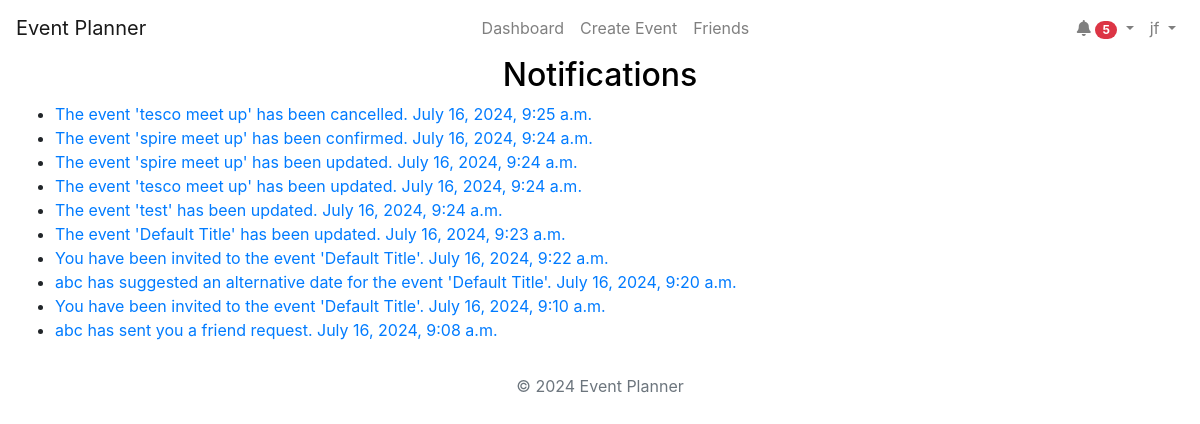
The page /notifications/ (signed in) on the database its author committed.
### notifications/models.py (models this page shows, shortened)
class Notification(models.Model):
    NOTIFICATION_TYPES = [
        ("event_created", "Event Created"),
        ("event_updated", "Event Updated"),
        ("event_cancelled", "Event Cancelled"),
        ("invitation_response", "Invitation Response"),
        ("suggested_alternate_date", "Suggested Alternate Date"),
        ("event_confirmed", "Event Confirmed"),
        ("friend_request_received", "Friend Request Received"),
    ]
    user = models.ForeignKey(User, on_delete=models.CASCADE)
    event = models.ForeignKey(
        Event, on_delete=models.CASCADE, null=True, blank=True
    )
    type = models.CharField(max_length=50, choices=NOTIFICATION_TYPES)
    message = models.TextField()
    created_at = models.DateTimeField(auto_now_add=True)
    read = models.BooleanField(default=False)
    url = models.URLField(default="/")

### notifications/views.py (the view)
# urls.py: path("", views.notifications, name="notifications"),
@login_required
def notifications(request):
    notifications = Notification.objects.filter(user=request.user).order_by(
        "-created_at"
    )
    context = {"notifications": notifications}
    return render(request, "notifications/notifications.html", context)

### accounts/context_processors.py (called while the page is built)
def google_api_key(request):
    return {"GOOGLE_API_KEY": os.getenv("GOOGLE_API_KEY")}

### notifications/context_processors.py (called while the page is built)
def notifications(request):
    if request.user.is_authenticated:
        all_unread_notifications = Notification.objects.filter(
            user=request.user, read=False
        ).order_by("-created_at")
        unread_count = all_unread_notifications.count()
        recent_unread_notifications = all_unread_notifications[:8]
        return {
            "recent_unread_notifications": recent_unread_notifications,
            "unread_count": unread_count,
        }
    return {}

### templates/notifications/notifications.html (shortened to what this page needs)
{% extends 'base.html' %}
{% block content %}
<h2 style="text-align: center; color: #000;">Notifications</h2>
<div class="notifications-list">
    <ul>
        {% for notification in notifications %}
            <li>
                {% if notification.type == 'friend_request_received' %}
                    <a href="{% url 'friends_page' %}" class="notification-link">
                        <span class="notification-title">{{ notification.message }}</span>
                        <span class="notification-time">{{ notification.created_at|date:"F j, Y, g:i a" }}</span>
                    </a>
                {% else %}
                    <a href="{% url 'mark_notification_read' notification.id %}" class="notification-link">
                        <span class="notification-title">{{ notification.message }}</span>
                        <span class="notification-time">{{ notification.created_at|date:"F j, Y, g:i a" }}</span>
                    </a>
                {% endif %}
            </li>
        {% endfor %}
    </ul>
</div>
{% endblock %}

### templates/base.html (shortened to what this page needs)
<!DOCTYPE html>
<html lang="en">
<head>
    {% load static %}
    <link rel="stylesheet" href="https://stackpath.bootstrapcdn.com/bootstrap/4.5.2/css/bootstrap.min.css">
    <link rel="stylesheet" href="https://cdnjs.cloudflare.com/ajax/libs/font-awesome/5.15.4/css/all.min.css">
    <link rel="stylesheet" href="https://cdnjs.cloudflare.com/ajax/libs/fullcalendar/3.10.2/fullcalendar.min.css" />
</head>
<body class="c-app">
    <header class="c-header c-header-light c-header-fixed">
        <nav class="navbar navbar-expand-lg navbar-light">
            <a class="navbar-brand" href="{% url 'home' %}">Event Planner</a>
            <div class="collapse navbar-collapse" id="navbarSupportedContent">
                <ul class="navbar-nav ml-auto">
                    {% if user.is_authenticated %}
                        <li class="nav-item {% if request.resolver_match.url_name == 'dashboard' %}active{% endif %}">
                            <a class="nav-link" href="{% url 'dashboard' %}">Dashboard</a>
                        </li>
                        <li class="nav-item {% if request.resolver_match.url_name == 'create_event' %}active{% endif %}">
                            <a class="nav-link" href="{% url 'create_event' %}">Create Event</a>
                        </li>
                        <li class="nav-item {% if request.resolver_match.url_name == 'friends_page' %}active{% endif %}">
                            <a class="nav-link" href="{% url 'friends_page' %}">Friends</a>
                        </li>
                    {% endif %}
                </ul>
                {% if user.is_authenticated %}
                    <ul class="navbar-nav ml-auto">
                        <li class="nav-item dropdown">
                            <a class="nav-link dropdown-toggle" href="#" id="navbarDropdown" role="button" data-toggle="dropdown"
                                aria-haspopup="true" aria-expanded="false">
                                <i class="fas fa-bell"></i>
                                {% if unread_count > 0 %}
                                    <span class="badge badge-pill badge-danger">{{ unread_count }}</span>
                                {% endif %}
                            </a>
                        </li>
                        <li class="nav-item dropdown">
                            <a class="nav-link dropdown-toggle" href="#" id="profileDropdown" role="button" data-toggle="dropdown"
                                aria-haspopup="true" aria-expanded="false">
                                {{ user.username }}
                            </a>
                        </li>
                    </ul>
                {% endif %}
            </div>
        </nav>
    </header>
    <main class="c-main">
        <div class="container-fluid">
            <div class="fade-in">
                {% block content %}{% endblock %}
            </div>
        </div>
    </main>
    <footer class="footer mt-auto py-3">
        <div class="container text-center">
            <p class="text-muted">&copy; 2024 Event Planner</p>
        </div>
    </footer>
</body>
</html>

### rows shown on the page
Notification: message "The event 'tesco meet up' has been cancelled.", created_at "July 16, 2024, 9:25 a.m."
Notification: message "The event 'spire meet up' has been confirmed.", created_at "July 16, 2024, 9:24 a.m."
Notification: message "The event 'spire meet up' has been updated.", created_at "July 16, 2024, 9:24 a.m."
Notification: message "The event 'tesco meet up' has been updated.", created_at "July 16, 2024, 9:24 a.m."
Notification: message "The event 'test' has been updated.", created_at "July 16, 2024, 9:24 a.m."
Notification: message "The event 'Default Title' has been updated.", created_at "July 16, 2024, 9:23 a.m."
Notification: message "You have been invited to the event 'Default Title'.", created_at "July 16, 2024, 9:22 a.m."
Notification: message "abc has suggested an alternative date for the event 'Default Title'.", created_at "July 16, 2024, 9:20 a.m."
Notification: message "You have been invited to the event 'Default Title'.", created_at "July 16, 2024, 9:10 a.m."
Notification: message "abc has sent you a friend request.", created_at "July 16, 2024, 9:08 a.m."

### other values the page prints
{{ unread_count }} "5"
{{ user.username }} "jf"
